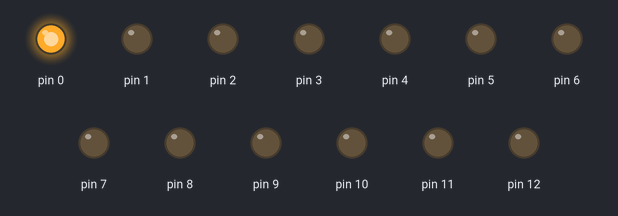
Simulated run of this sketch. Board: Arduino Uno, built with avr-gcc and run on an emulated ATmega328P. On the bench: output pins drawn as LEDs (lit = HIGH).

Above: at 0.1 s.
At 6.1 s:
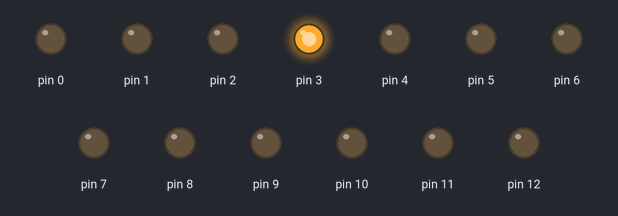
At 10.1 s:
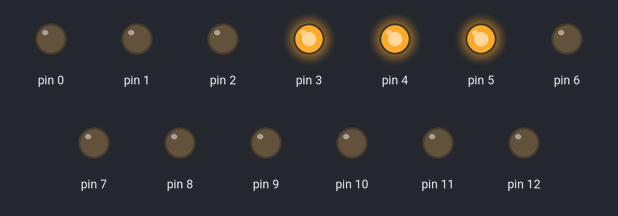
At 14.1 s:
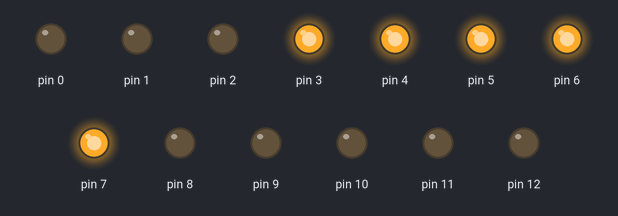
At 22.1 s:
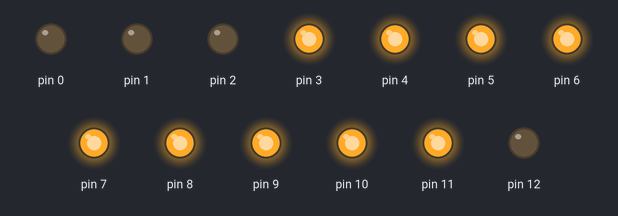
At 30.1 s:
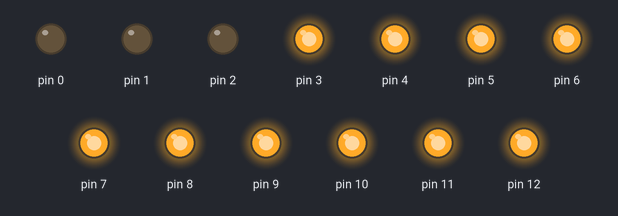
Timing chart, 0 to 40.0 s (numbered marks = the images above):
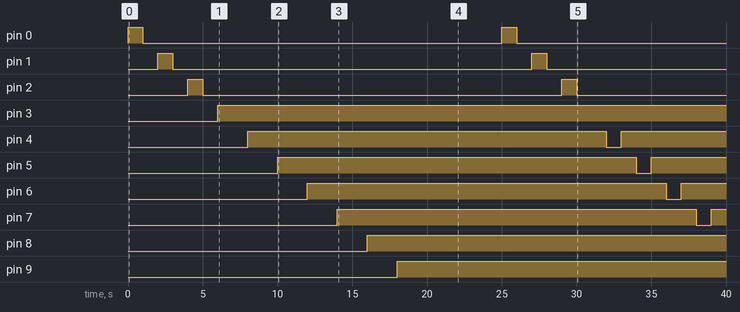

Measured:
- by itself, pin 0–2: alternates HIGH for 1.0 s and LOW for 24.0 s
- by itself, pin 3: LOW → HIGH at 6.0 s
- by itself, pin 4: LOW → HIGH at 8.0 s, → LOW 24.0 s later, → HIGH 1.0 s later
- by itself, pin 5: LOW → HIGH at 10.0 s, → LOW 24.0 s later, → HIGH 1.0 s later
- by itself, pin 6: LOW → HIGH at 12.0 s, → LOW 24.0 s later, → HIGH 1.0 s later
- by itself, pin 7: LOW → HIGH at 14.0 s, → LOW 24.0 s later, → HIGH 1.0 s later
- by itself, pin 8: LOW → HIGH at 16.0 s
- by itself, pin 9: LOW → HIGH at 18.0 s

The sketch:

sketch_jan20a.ino
```cpp
void setup() {
  // put your setup code here, to run once:
  pinMode(0 ,OUTPUT);
  pinMode(1 ,OUTPUT);
  pinMode(2 ,OUTPUT);
  pinMode(3 ,OUTPUT);
  pinMode(4 ,OUTPUT);
  pinMode(5 ,OUTPUT);
  pinMode(6 ,OUTPUT);
  pinMode(7 ,OUTPUT);
  pinMode(8 ,OUTPUT);
  pinMode(9 ,OUTPUT);
  pinMode(10 ,OUTPUT);
  pinMode(11 ,OUTPUT);
  pinMode(12 ,OUTPUT);

}


void loop() {
  digitalWrite(0, HIGH);
  delay(1000);
  digitalWrite(0, LOW);
  delay (1000);
  digitalWrite(1, HIGH);
  delay(1000);
  digitalWrite(1, LOW);
  delay (1000);
  digitalWrite(2, HIGH);
  delay(1000);
  digitalWrite(2, LOW);
  delay (1000);
  digitalWrite(3, HIGH);
  delay(1000);
  digitalWrite(4, LOW);
  delay (1000);
  digitalWrite(4, HIGH);
  delay(1000);
  digitalWrite(5, LOW);
  delay (1000);
  digitalWrite(5, HIGH);
  delay(1000);
  digitalWrite(6, LOW);
  delay (1000);
  digitalWrite(6, HIGH);
  delay(1000);
  digitalWrite(7, LOW);
  delay (1000);
  digitalWrite(7, HIGH);
  delay(1000);
  digitalWrite(8, LOW);
  delay (1000);
  digitalWrite(8, HIGH);
  delay(1000);
  digitalWrite(9, LOW);
  delay (1000);
  digitalWrite(9, HIGH);
  delay(1000);
  digitalWrite(10, LOW);
  delay (1000);
  digitalWrite(10, HIGH);
  delay(1000);
  digitalWrite(11, LOW);
  delay (1000);
  digitalWrite(11, HIGH);
  delay(1000);
  digitalWrite(12, LOW);
  delay (1000);
  digitalWrite(12, HIGH);
  delay(1000);

}
```
